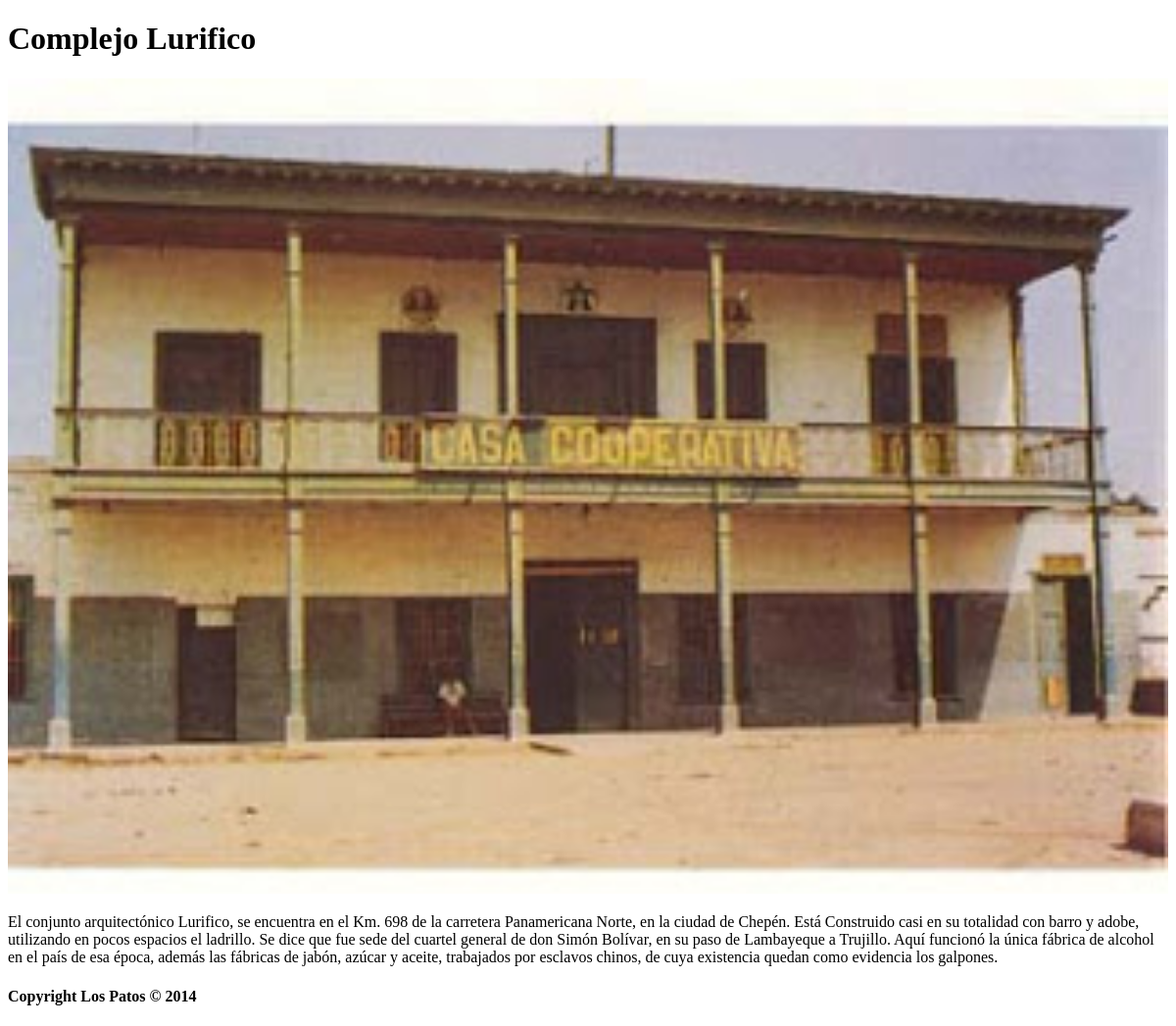
Screenshot of /View/Home/lugar-foto.php?idLugar=L02 with the database file from the repository.
### tables this page shows
CREATE TABLE IF NOT EXISTS `lugar` (
  `idLugar` char(3) NOT NULL,
  `titulo` varchar(50) NOT NULL,
  `descripcion` varchar(700) NOT NULL,
  `foto` varchar(50) DEFAULT NULL,
  `estado` char(1) NOT NULL,
  PRIMARY KEY (`idLugar`),
  UNIQUE KEY `titulo_UNIQUE` (`titulo`)
);

### DAO/LugarDAO.php (called while the page is built, shortened)
<?php
    require_once(__ROOT__.'/Util/conexion.php');
    function getLugar($idLugar) {
        global $dbh;
        $rs = $dbh->prepare("select * from Lugar where idLugar = :idLugar");
        $rs->bindParam(":idLugar", $idLugar);
        $rs->execute();
        return $rs->fetch();
    }
?>

### Controller/HomeController.php (called while the page is built, shortened)
<?php
    require_once(__ROOT__.'/DAO/ProductoDAO.php');
    require_once(__ROOT__.'/DAO/LugarDAO.php');
    if(isset($_GET["idLugar"])) {
        $lugar = getLugar($_GET["idLugar"]);
    }
?>

### View/Home/lugar-foto.php (the view, shortened to what this page needs)
<?php
    require_once('../../Controller/HomeController.php');
?>
<!DOCTYPE html>
<html>
    <head>
        <link rel="stylesheet" type="text/css" href="../../resources/css/los_patos.min.css" />
        <link rel="stylesheet" type="text/css" href="../../resources/css/dashborad.css" />
        <link rel="stylesheet" href="http://code.jquery.com/mobile/1.3.2/jquery.mobile.structure-1.3.2.min.css" />
    </head>
    <body>
        <div data-role="page" id="lugarDetalle" data-theme="a" data-fullscreen="true" data-add-back-btn="true" data-back-btn-text="Atrás">
            <div data-role="header" data-position="fixed">
                <h1><?php echo $lugar["titulo"]; ?></h1>
            </div>
            <div data-role="content">
                <img src="../../resources/img/lugares/<?php echo $lugar["foto"]; ?>" alt="Foto" width="100%"/>
                <p><?php echo $lugar["descripcion"]; ?></p>
            </div>
            <div data-role="footer" data-position="fixed">
                <h4>Copyright Los Patos &copy; 2014</h4>
            </div>
        </div>
    </body>
</html>

### rows the page displays
lugar: titulo "Complejo Lurifico", foto (picture), descripcion "El conjunto arquitectónico Lurifico, se encuentra en el Km. 698 de la carretera Panamericana Norte, en la ciudad de Chepén. Está Construido casi en su totalidad con barro y adobe, utilizando en pocos espacios el ladrillo. Se dice que fue sede del cuartel general de don Simón Bolívar, en su paso de Lambayeque a Trujillo. Aquí funcionó la única fábrica de alcohol en el país de esa época, además las fábricas de jabón, azúcar y aceite, trabajados por esclavos chinos, de cuya existencia quedan como evidencia los galpones."
